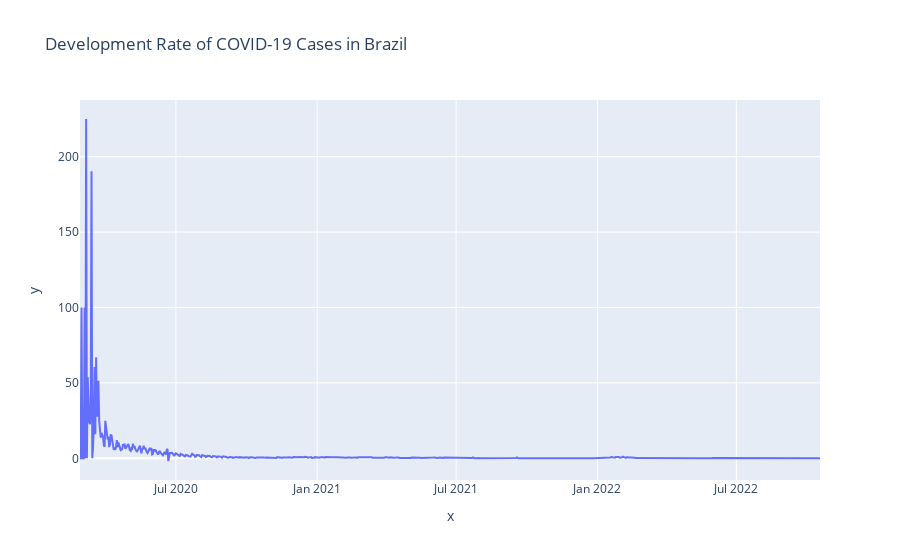

Source (notebook cell):
### Code cell
first_day = covid19_df.date.loc[covid19_df.confirmed > 0].min()

px.line(x=pd.date_range(first_day, covid19_df.date.max())[1:],
        y=confirmed_drate, title='Development Rate of COVID-19 Cases in Brazil')

### Figure 1 — Plotly figure (JSON) as saved in the notebook; plotly's stock layout.template omitted (floating-point values rounded to 4 significant figures; data arrays with more than 128 entries replaced by an {"elided": "..."} marker saying what was removed)
{"data": [{"hovertemplate": "x=%{x}<br>y=%{y}<extra></extra>", "legendgroup": "", "line": {"color": "#636efa", "dash": "solid"}, "marker": {"symbol": "circle"}, "mode": "lines", "name": "", "orientation": "v", "showlegend": false, "type": "scatter", "x": {"elided": "965 str values"}, "xaxis": "x", "y": {"elided": "965 float values"}, "yaxis": "y"}], "layout": {"legend": {"tracegroupgap": 0}, "title": {"text": "Development Rate of COVID-19 Cases in Brazil"}, "xaxis": {"anchor": "y", "domain": [0, 1], "title": {"text": "x"}}, "yaxis": {"anchor": "x", "domain": [0, 1], "title": {"text": "y"}}}}
